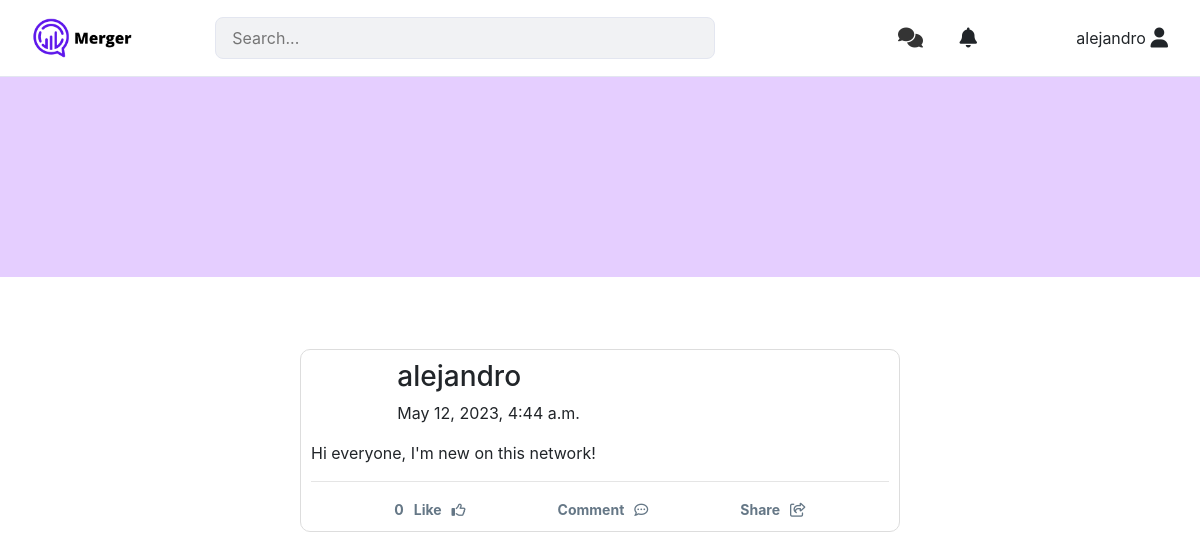
Page /user_profile/alejandro on the earlier database version.
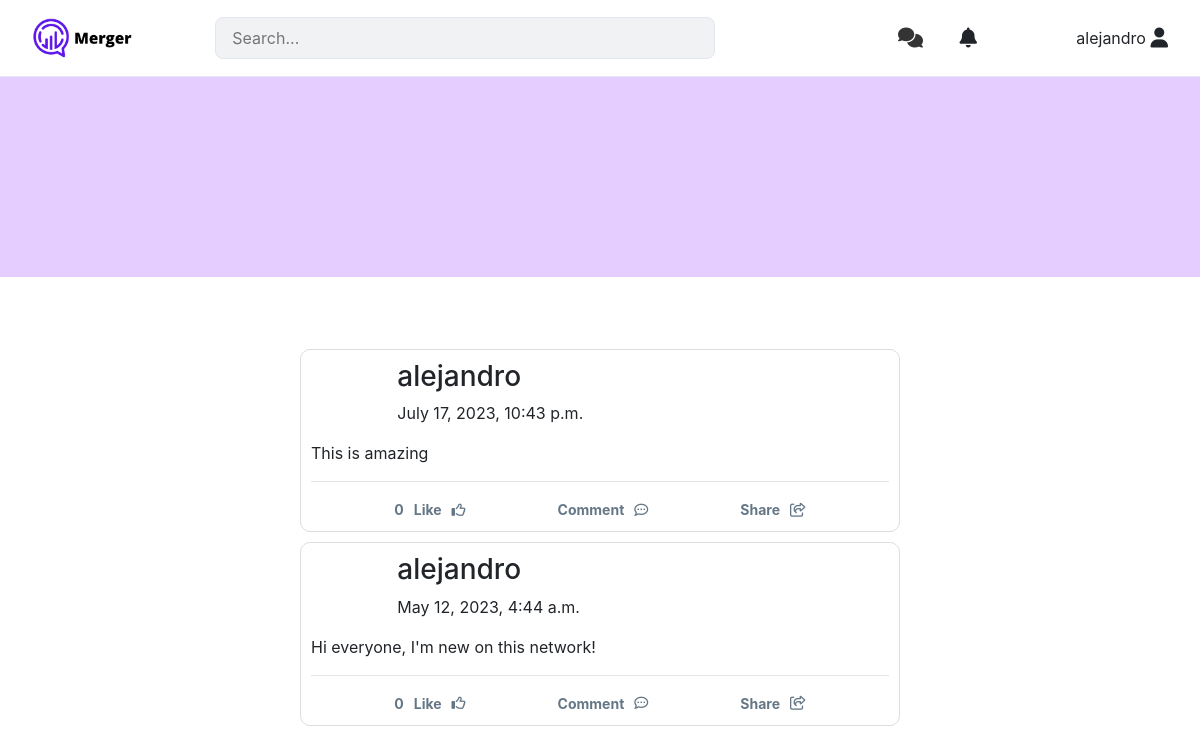
Same page on the later database version.
### network/models.py (models this page shows)
class Post(models.Model):
	owner = models.ForeignKey(User, related_name="posts", on_delete=models.CASCADE)
	content = models.CharField(max_length=200, blank=False, null=False)
	created_date = models.DateTimeField(auto_now_add=True)
	likes = models.IntegerField(default=0)

class User(AbstractUser):
	avatar_img = models.URLField()
	following = models.ManyToManyField('self', related_name='followers', blank=True, symmetrical=False)
	def get_number_of_followers(self):
		return self.followers.count()
	def get_number_of_following(self):
		return self.following.count()

### network/views.py (the view)
# urls.py: path("user_profile/<str:username>", views.user_profile_view, name="user_profile"),
def user_profile_view(request, username):
	user = None
	try:
		user = User.objects.get(username=username)
	except User.DoesNotExist:
		return render(request, "network/pages/404.html")
	number_of_followers = user.get_number_of_followers()
	number_of_following = user.get_number_of_following()
	user_posts = user.posts.all().order_by('-created_date')
	return render(request, "network/pages/user_profile.html", {
		'user': user,
		'number_of_followers': number_of_followers,
		'number_of_following': number_of_following,
		'posts': user_posts
	})

### network/templates/network/pages/user_profile.html
{% extends 'network/layout.html' %}
{% block body %}
<div class="w-100 mx-auto">
	{% include 'network/components/profile_card.html' %}
</div>
<div class="divider">
	<br>
	<br>
	<br>
</div>
<div class="w-50 mx-auto">
	{% include 'network/components/feed.html' %}
</div>
{% endblock %}

### network/templates/network/components/feed.html (shortened to what this page needs)
<section class="feed">
	{% for post in posts %}
	<article class="post">
		<header class="row d-flex flex-row ">
			<div class="col-2 profile-pic">
			</div>
			<div class="col-10 user-info p-0">
				<h3>{{ post.owner.username }}</h3>
				<p>{{ post.created_date }}</p>
			</div>
		</header>
		<div class="content">
			<p>{{ post.content }}</p>
		</div>
		<hr />
		<footer>
			<div class="row actions">
				<button class="button action">
					<p>{{ post.likes }}</p>
					<p>Like</p>
					<i class="fa-regular fa-thumbs-up"></i>
				</button>
				<button class="button action">
					<p>Comment</p>
					<i class="fa-regular fa-comment-dots"></i>
				</button>
				<button class="button action">
					<p>Share</p>
					<i class="fa-regular fa-share-from-square"></i>
				</button>
			</div>
		</footer>
	</article>
	{% endfor %}
</section>

Differences in the rows shown:
added Post: owner.username "alejandro", created_date "July 17, 2023, 10:43 p.m.", content "This is amazing", likes "0"
